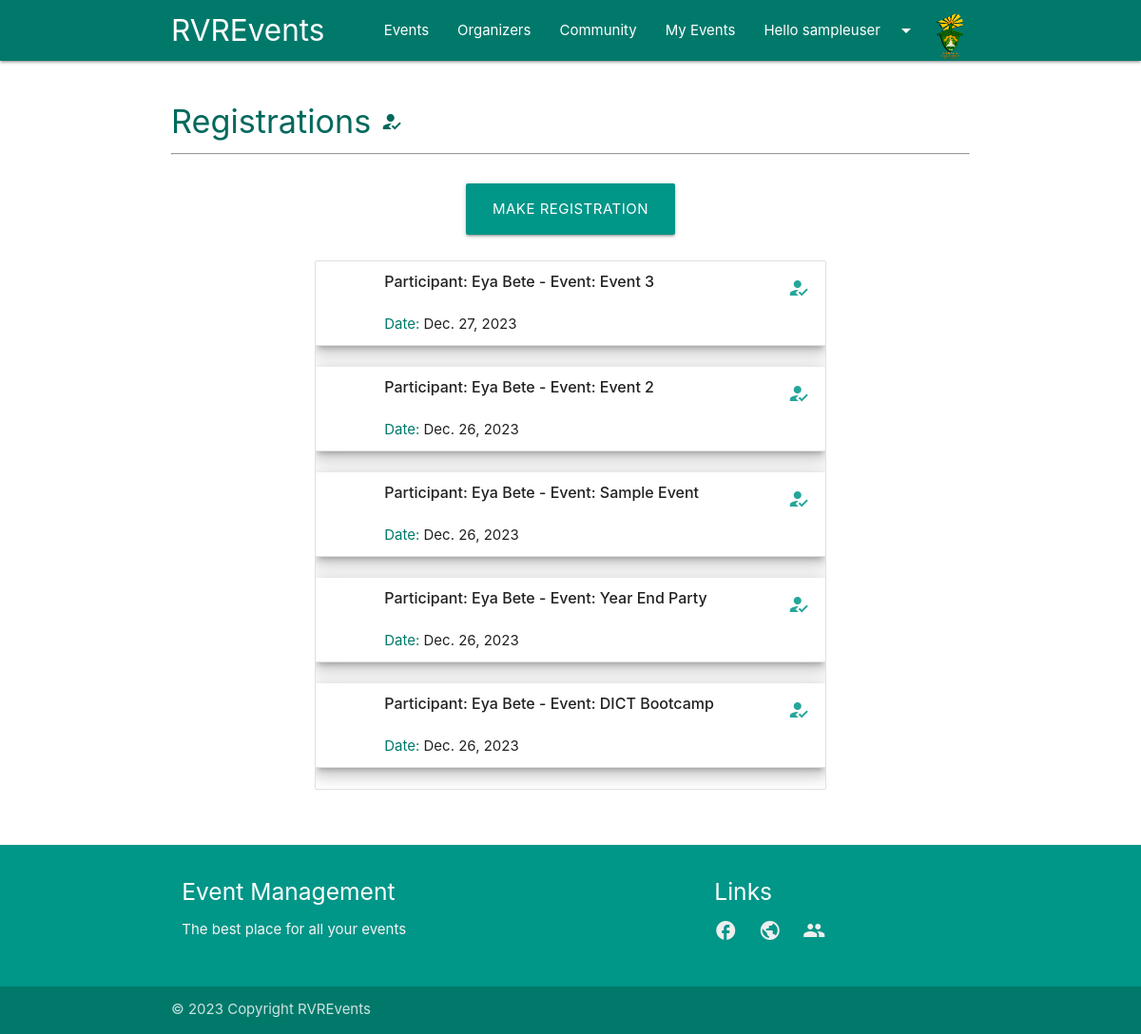
The app's page /registrations/ (signed in) with its own data.
### ems/models.py (models this page shows, shortened)
class Participant(models.Model):
    GENDER = [
        ('Male', 'Male'),
        ('Female', 'Female'),
        ('Other', 'Other')
    ]
    user = models.OneToOneField(User, null=True, blank=True, on_delete=models.CASCADE)
    name = models.CharField(max_length=200, null=True)
    gender = models.CharField(max_length=100, choices=GENDER, null=True)
    profile_pic = models.ImageField(null=True, blank=True, default="profile_1.png")
    dob = models.DateField(null=True)
    joined_date = models.DateField(auto_now_add=True)

class Registration(models.Model):
    participant = models.ForeignKey(Participant, on_delete=models.CASCADE)
    event = models.ForeignKey(Event, on_delete=models.CASCADE)
    reg_date = models.DateField(auto_now_add=True)

class Event(models.Model):
    CATEGORIES = [
        ('Conference', 'Conference'),
        ('Party', 'Party'),
        ('Seminar', 'Seminar'),
        ('Concert', 'Concert'),
    ]
    name = models.CharField(max_length=200)
    organiser = models.ForeignKey(Organiser, null=True, on_delete=models.CASCADE)
    description = models.TextField(max_length=500, null=True)
    category = models.CharField(max_length=200, choices=CATEGORIES)
    event_date = models.DateField()
    created_dated = models.DateField(auto_now_add=True)

### ems/views.py (the view)
# urls.py: path('registrations/', views.registrations, name='registrations'),
@login_required(login_url='login')
def registrations(request):
    registrations = Registration.objects.all().order_by('-id')
    context = {
        'registrations': registrations
    }
    return render(request, 'ems/render/registrations.html', context)

### ems/templatetags/auth_extras.py (called while the page is built)
@register.filter(name='has_group')
def has_group(user, group_name):
    group = Group.objects.get(name=group_name)
    return True if group in user.groups.all() else False

### ems/templates/ems/render/registrations.html
{% extends 'ems/main.html' %}
{% load static %}
{% load auth_extras %}
{% block content %}
<div class="container users-section">
    <br>
    <h4 class="teal-text text-darken-3">Registrations <i class="material-icons">how_to_reg</i></h4>
    <hr>
    <br>
    <div class="row">
        {% if request.user|has_group:"admin" or request.user|has_group:"participant" %}
        <div class="row center">
            <a href="{% url 'create_registration' request.user.participant.id %}" class="btn btn-large teal">Make Registration</a>
        </div>
        {% endif %}
        <div class="col m8 offset-m2">
            <ul class="collection">
                {% for registration in registrations %}
                <li class="collection-item avatar z-depth-3">
                    <span class="title"><strong>Participant: {{ registration.participant.name }} - Event: {{registration.event.name}} </strong></span>
                    <p><br><span class="teal-text text-darken-2">Date: </span>{{ registration.reg_date }}<br>
                    </p>
                    <a href="#!" class="secondary-content"><i class="material-icons">how_to_reg</i></a>
                </li>
                <br>
                {% endfor %}
            </ul>
        </div>
    </div>
    <br>
</div>
{% endblock %}

### ems/templates/components/navbar.html (shortened to what this page needs)
{% load auth_extras %}
<nav class="teal darken-2">
    <div class="container">
        <div class="nav-wrapper">
            <a href="{% url 'home' %}" class="brand-logo">RVREvents {% if request.user.is_staff %}(Admin){% endif %}</a>
            <ul id="nav-mobile" class="right hide-on-med-and-down">
                <li><a href="{% url 'events' %}">Events</a></li>
                <li><a href="{% url 'organisers' %}">Organizers</a></li>
                <li><a href="{% url 'participants' %}">Community</a></li>
                {% if request.user|has_group:"participant" %}
                    <li><a href="{% url 'my_events' %}">My Events</a></li>
                {% endif %}
                {% if request.user.username %}
                    <li><a class="dropdown-trigger" href="#" data-target="dropdown1">Hello {{request.user.username}}<i class="material-icons right">arrow_drop_down</i></a></li>
                {% else %}
                    <li><a href="{% url 'login' %}">Login</a></li>
                {% endif %}
                {% if request.user|has_group:"participant" %}
                    <img src="{{ request.user.participant.profile_pic.url }}" alt="" width="40px" height="40px" style="padding-top: 10px;" class="responsive-img circle">
                {% endif %}
            </ul>
        </div>
    </div>
</nav>

### records on screen
Registration: participant.name "Eya Bete", event.name "Event 3", reg_date "Dec. 27, 2023"
Registration: participant.name "Eya Bete", event.name "Event 2", reg_date "Dec. 26, 2023"
Registration: participant.name "Eya Bete", event.name "Sample Event", reg_date "Dec. 26, 2023"
Registration: participant.name "Eya Bete", event.name "Year End Party", reg_date "Dec. 26, 2023"
Registration: participant.name "Eya Bete", event.name "DICT Bootcamp", reg_date "Dec. 26, 2023"

### other values on screen
{{ request.user.username }} "sampleuser"
